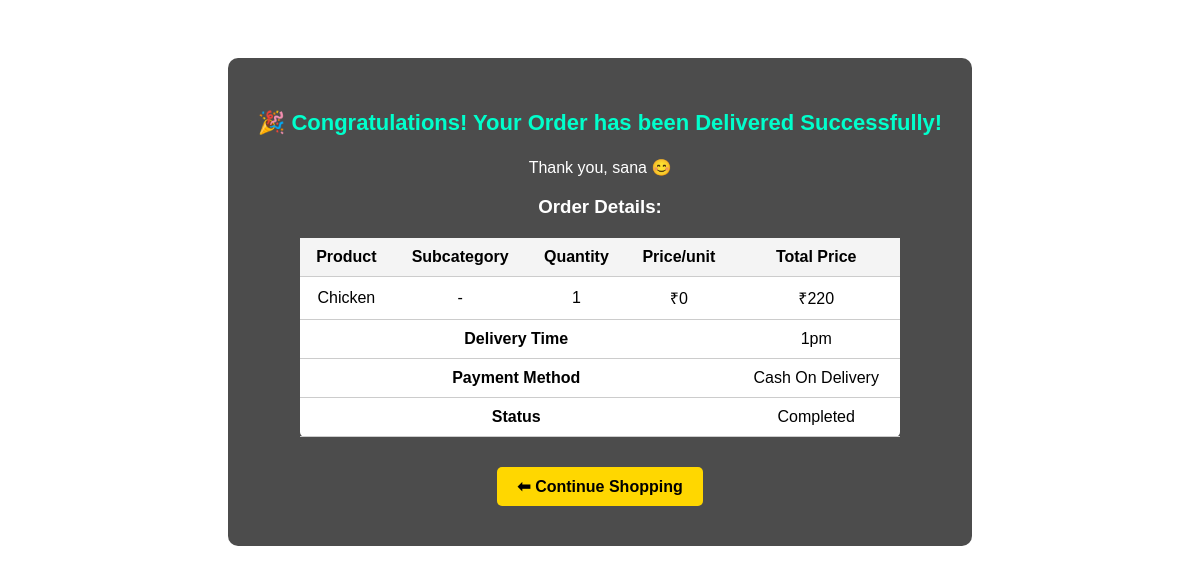
The app's page /complete_order/1 with its own data.
### tables this page shows
CREATE TABLE orders (
        id INTEGER PRIMARY KEY AUTOINCREMENT,
        name TEXT,
        phone TEXT,
        product TEXT,
        quantity TEXT,
        address TEXT,
        payment TEXT,
        delivery_time TEXT
    , total_price INTEGER DEFAULT 0, order_date TEXT, status TEXT DEFAULT 'Pending');

### app.py (the view)
@app.route("/complete_order/<int:order_id>")
def complete_order(order_id):
    conn = sqlite3.connect("database.db")
    cursor = conn.cursor()
    cursor.execute("UPDATE orders SET status='Completed' WHERE id=?", (order_id,))
    conn.commit()
    cursor.execute("SELECT * FROM orders WHERE id=?", (order_id,))
    data = cursor.fetchone()
    conn.close()
    order = {
        "id": data[0],
        "name": data[1],
        "phone": data[2],
        "product": data[3],
        "quantity": data[4],
        "address": data[5],
        "payment": data[6],
        "delivery_time": data[7],
        "total_price": data[8],
        "status": "Completed"
    }
    base_name = order['product'].split(" - ")[0]
    sub_name = order['product'].split(" - ")[1] if " - " in order['product'] else ""
    subcat_list = categories.get(base_name, [])
    unit_price = next((item['price'] for item in subcat_list if item['name'] == sub_name), 0)
    return render_template("success.html", order=order, order_unit_price=unit_price, completed=True)

### templates/success.html (shortened to what this page needs)
<!DOCTYPE html>
<html>
<head>
</head>
<body>
<div class="box">
    {% if completed %}
        <p class="completed-msg">🎉 Congratulations! Your Order has been Delivered Successfully!</p>
    {% endif %}
    <p>Thank you, {{ order.name or 'Customer' }} 😊</p>
    <h3>Order Details:</h3>
    <table>
        <tr>
            <th>Product</th>
            <th>Subcategory</th>
            <th>Quantity</th>
            <th>Price/unit</th>
            <th>Total Price</th>
        </tr>
        <tr>
            <td>{{ order.product.split(' - ')[0] }}</td>
            <td>{{ order.product.split(' - ')[1] if ' - ' in order.product else '-' }}</td>
            <td>{{ order.quantity }}</td>
            <td>₹{{ order_unit_price }}</td>
            <td>₹{{ order.total_price }}</td>
        </tr>
        <tr>
            <td colspan="4"><strong>Delivery Time</strong></td>
            <td>{{ order.delivery_time }}</td>
        </tr>
        <tr>
            <td colspan="4"><strong>Payment Method</strong></td>
            <td>{{ order.payment }}</td>
        </tr>
        <tr>
            <td colspan="4"><strong>Status</strong></td>
            <td>{{ order.status }}</td>
        </tr>
    </table>
    <a href="/" class="btn">⬅ Continue Shopping</a>
</div>
</body>
</html>

### records on screen
orders: name "sana", product "Chicken", product "-", quantity "1", total_price "220", delivery_time "1pm", payment "Cash On Delivery"

### other values on screen
{{ order_unit_price }} "0"
{{ order.status }} "Completed"
